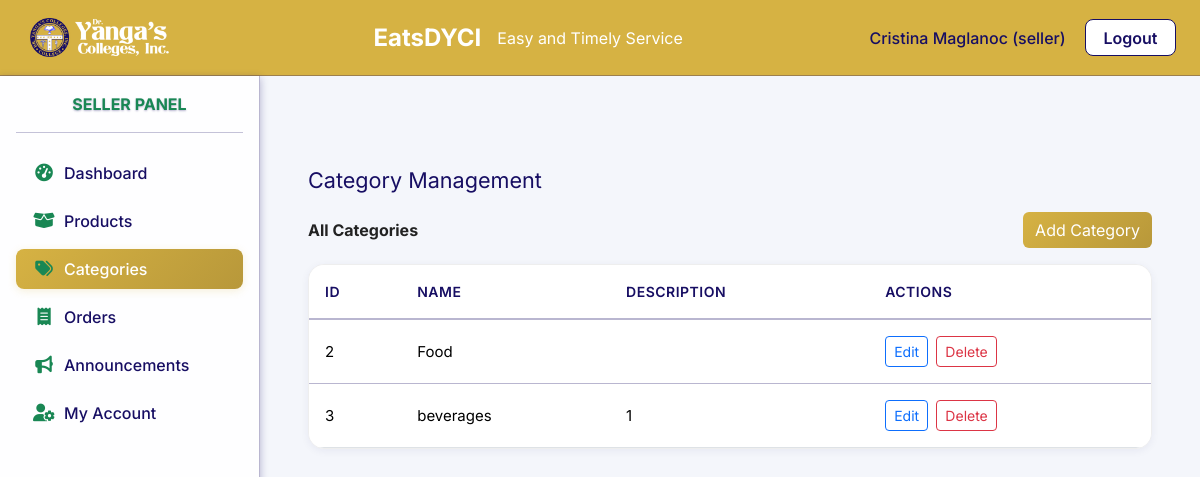
Page /index.php?page=seller_categories (signed in) on the committed database.
### tables this page shows
CREATE TABLE `categories` (
  `id` int(11) NOT NULL AUTO_INCREMENT,
  `name` varchar(100) NOT NULL,
  `description` text DEFAULT NULL,
  PRIMARY KEY (`id`)
);

### pages/seller_categories.php (the view, shortened to what this page needs)
<?php
require_once __DIR__ . '/../includes/db.php';
$cat_stmt = $pdo->prepare("SELECT * FROM categories");
$cat_stmt->execute();
$categories = $cat_stmt->fetchAll();
?>
<link rel="stylesheet" href="../assets/css/dashboard.css">
<div class="container-fluid px-4 pt-4">
    <div class="dashboard-section-title mb-3">Category Management</div>
    <div class="d-flex justify-content-between align-items-center mb-3">
        <div class="fw-bold">All Categories</div>
        <button class="btn btn-primary" data-bs-toggle="modal" data-bs-target="#addCategoryModal">Add Category</button>
    </div>
    <div class="dashboard-table mb-4">
    <table class="table mb-0">
        <thead class="table-light">
            <tr>
                <th>ID</th>
                <th>Name</th>
                <th>Description</th>
                <th>Actions</th>
            </tr>
        </thead>
        <tbody>
        <?php foreach ($categories as $cat): ?>
            <tr>
                <td><?= $cat['id'] ?></td>
                <td><?= htmlspecialchars($cat['name']) ?></td>
                <td><?= htmlspecialchars($cat['description']) ?></td>
                <td>
                    <button class="btn btn-sm btn-outline-primary me-1" data-bs-toggle="modal" data-bs-target="#editCategoryModal<?= $cat['id'] ?>">Edit</button>
                    <form method="post" style="display:inline">
                        <button type="submit" class="btn btn-sm btn-outline-danger" onclick="return confirm('Delete this category?')">Delete</button>
                    </form>
                </td>
            </tr>
        <?php endforeach; ?>
        </tbody>
    </table>
    </div>
</div>

### assets/css/style.css (style rules this page uses)
* { margin: 0; padding: 0; box-sizing: border-box; }
body { font-family: 'Inter', 'Roboto', 'Open Sans', Arial, sans-serif; background-color: #f8f9fa; color: #222; }
:root { --primary-gold: #d6b243; --secondary-navy: #170e63; --accent-white: #ffffff; --gold-light: #dfc055; --gold-dark: #b8983a; --gold-hover: #c4a139; --navy-light: #2a1f7a; --navy-dark: #110a4e; --navy-hover: #0f0951; --shadow-gold: rgba(214, 178, 67, 0.2); --shadow-navy: rgba(23, 14, 99, 0.3); --border-navy: rgba(23, 14, 99, 0.3); --focus-gold: rgba(214, 178, 67, 0.25); --background-white: rgba(255, 255, 255, 0.95); --text-primary: var(--primary-gold); --text-secondary: var(--secondary-navy); --text-light: rgba(214, 178, 67, 0.6); --error-bg: rgba(220, 53, 69, 0.1); --error-border: rgba(220, 53, 69, 0.3); }
.btn-primary { background: linear-gradient(135deg, var(--primary-gold) 0%, var(--gold-dark) 100%); border: none; color: var(--accent-white); transition: all 0.3s ease; }

### assets/css/index.css (style rules this page uses)
html, body { height: 100%; overflow-x: hidden; overflow-y: auto; }

### assets/css/dashboard.css (style rules this page uses)
body { background: #f4f6fb; }
.dashboard-section-title { margin-top: 2.5rem; margin-bottom: 1.5rem; font-size: 1.35rem; color: #170e63; }
.container-fluid { max-width: 100%; }
.dashboard-table { background: #fff; border: 1px solid #eee; border-radius: 1rem; box-shadow: 0 2px 8px rgba(23, 14, 99, 0.06); margin-bottom: 1.5rem; overflow-x: auto; }
.dashboard-table table { margin-bottom: 0; }
.dashboard-table th, .dashboard-table td { vertical-align: middle; font-size: 0.9375rem; padding: 1rem; }
.dashboard-table th { background: var(--background-white); color: var(--secondary-navy); font-weight: 600; border-bottom: 2px solid var(--border-navy); text-transform: uppercase; font-size: 0.875rem; letter-spacing: 0.5px; }
.dashboard-table tbody tr { transition: background-color 0.2s ease; }
.dashboard-table tr:not(:last-child) td { border-bottom: 1px solid var(--border-navy); }

### rows in the picture
categories: id "2", name "Food"
categories: id "3", name "beverages", description "1"

### other values in the picture
$_SESSION['user_name'] "Cristina Maglanoc"
$_SESSION['user_role'] "seller"
